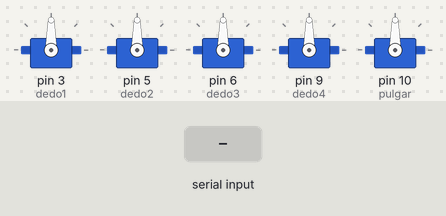
The sketch below on a simulated Arduino Uno, built with avr-gcc and run on an emulated ATmega328P. Shown: 5 × servo. The inputs (shaded band) are chosen by the test bench.

Above: at 1.2 s.
1.3 s: "90,45,200\n" received over Serial
At 3.6 s:
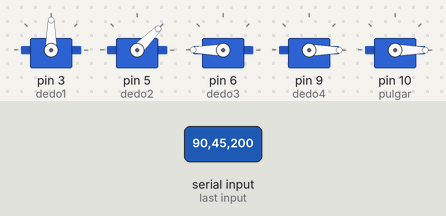
4.3 s: "30,150,10\n" received over Serial
At 7.1 s:
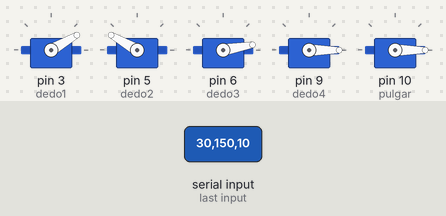
7.3 s: "30,150,10,200\n" received over Serial
At 8.7 s:
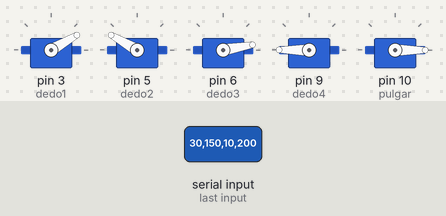
9.8 s: "1,90,45\n" received over Serial
At 12.4 s:
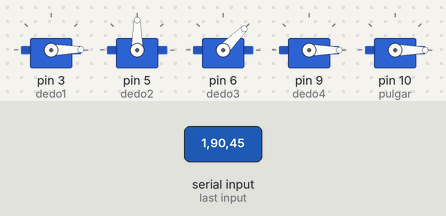
Timing chart, 0 to 13.8 s (numbered marks = the images above; inputs shaded):
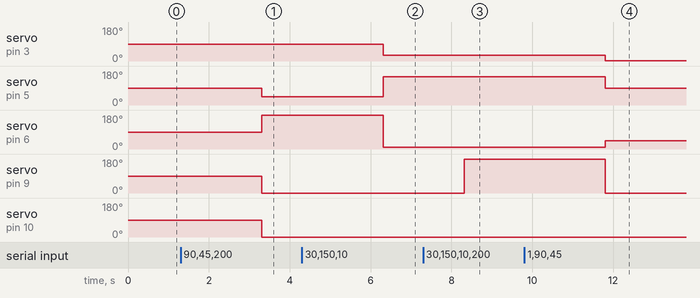

The sketch:

Estancia.ino
```cpp
#include <Servo.h>  // Librería para controlar servos

// Declarar los servos
Servo dedo1;
Servo dedo2;
Servo dedo3;
Servo dedo4;
Servo pulgar;

// Variables para almacenar los ángulos recibidos
int angulo1 = 0;
int angulo2 = 0;
int angulo3 = 0;
int angulo4 = 0;
int anguloPulgar = 0;

void setup() {
  // Inicializar comunicación serial
  Serial.begin(9600);

  // Asociar los servos a los pines
  dedo1.attach(3);  // Servo en pin D3
  dedo2.attach(5);  // Servo en pin D5
  dedo3.attach(6);  // Servo en pin D6
  dedo4.attach(9);  // Servo en pin D9
  pulgar.attach(10); // Servo en pin D10
}

void loop() {
  // Verificar si se ha recibido algún dato por el puerto serial
  if (Serial.available() > 0) {
    // Leer la información serial (ángulos para cada servo)
    angulo1 = Serial.parseInt();
    angulo2 = Serial.parseInt();
    angulo3 = Serial.parseInt();
    angulo4 = Serial.parseInt();
    anguloPulgar = Serial.parseInt();

    // Mover los servos según los ángulos recibidos
    dedo1.write(angulo1);
    dedo2.write(angulo2);
    dedo3.write(angulo3);
    dedo4.write(angulo4);
    pulgar.write(anguloPulgar);

    // Esperar un breve tiempo para permitir que los servos se posicionen
    delay(15);
  }
}
```

Measured:
- after the input at 1.3 s, servo on pin 5 (dedo2): 90° → 45° after 2.0 s; servo on pin 6 (dedo3): 90° → 180° after 2.0 s; servo on pin 9 (dedo4), servo on pin 10 (pulgar): 90° → 0° after 2.0 s
- after the input at 4.3 s, servo on pin 3 (dedo1): 90° → 30° after 2.0 s; servo on pin 5 (dedo2): 45° → 150° after 2.0 s; servo on pin 6 (dedo3): 180° → 10° after 2.0 s
- after the input at 7.3 s, servo on pin 9 (dedo4): 0° → 180° after 1.0 s
- after the input at 9.8 s, servo on pin 3 (dedo1): 30° → 1° after 2.0 s; servo on pin 5 (dedo2): 150° → 90° after 2.0 s; servo on pin 6 (dedo3): 10° → 45° after 2.0 s; servo on pin 9 (dedo4): 180° → 0° after 2.0 s
